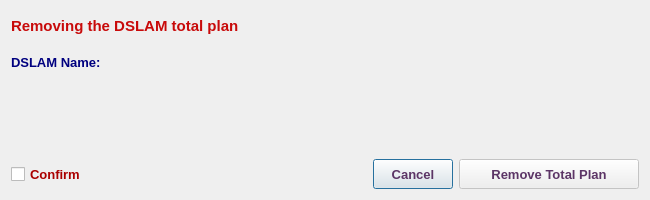
<?xml version="1.0" encoding="UTF-8"?>
<ui version="4.0">
 <class>Mxk819RemovePlanDialog</class>
 <widget class="QDialog" name="Mxk819RemovePlanDialog">
  <property name="geometry">
   <rect>
    <x>0</x>
    <y>0</y>
    <width>650</width>
    <height>200</height>
   </rect>
  </property>
  <property name="sizePolicy">
   <sizepolicy hsizetype="Fixed" vsizetype="Fixed">
    <horstretch>0</horstretch>
    <verstretch>0</verstretch>
   </sizepolicy>
  </property>
  <property name="minimumSize">
   <size>
    <width>650</width>
    <height>200</height>
   </size>
  </property>
  <property name="maximumSize">
   <size>
    <width>650</width>
    <height>200</height>
   </size>
  </property>
  <property name="font">
   <font>
    <family>Tahoma</family>
    <pointsize>10</pointsize>
   </font>
  </property>
  <property name="windowTitle">
   <string>Remove DSLAM/Agg/Metro/BRAS  Plan</string>
  </property>
  <property name="windowIcon">
   <iconset resource="../../../../../image.qrc">
    <normaloff>:/Image/remove.png</normaloff>:/Image/remove.png</iconset>
  </property>
  <layout class="QVBoxLayout" name="verticalLayout">
   <item>
    <widget class="QLabel" name="dslamLbl_2">
     <property name="minimumSize">
      <size>
       <width>400</width>
       <height>30</height>
      </size>
     </property>
     <property name="maximumSize">
      <size>
       <width>16777215</width>
       <height>60</height>
      </size>
     </property>
     <property name="font">
      <font>
       <family>Tahoma</family>
       <pointsize>11</pointsize>
       <weight>75</weight>
       <bold>true</bold>
      </font>
     </property>
     <property name="styleSheet">
      <string notr="true">color: rgb(200, 10, 10);</string>
     </property>
     <property name="text">
      <string>Removing the DSLAM total plan</string>
     </property>
     <property name="alignment">
      <set>Qt::AlignLeading|Qt::AlignLeft|Qt::AlignVCenter</set>
     </property>
     <property name="wordWrap">
      <bool>true</bool>
     </property>
    </widget>
   </item>
   <item>
    <layout class="QHBoxLayout" name="horizontalLayout">
     <item>
      <widget class="QLabel" name="label">
       <property name="minimumSize">
        <size>
         <width>120</width>
         <height>30</height>
        </size>
       </property>
       <property name="maximumSize">
        <size>
         <width>120</width>
         <height>30</height>
        </size>
       </property>
       <property name="font">
        <font>
         <family>Tahoma</family>
         <pointsize>10</pointsize>
         <weight>75</weight>
         <bold>true</bold>
        </font>
       </property>
       <property name="styleSheet">
        <string notr="true">color: rgb(0, 0, 127);</string>
       </property>
       <property name="text">
        <string>DSLAM Name:</string>
       </property>
      </widget>
     </item>
     <item>
      <widget class="QLabel" name="dslamLbl">
       <property name="minimumSize">
        <size>
         <width>400</width>
         <height>30</height>
        </size>
       </property>
       <property name="maximumSize">
        <size>
         <width>16777215</width>
         <height>30</height>
        </size>
       </property>
       <property name="font">
        <font>
         <family>Tahoma</family>
         <pointsize>10</pointsize>
         <weight>75</weight>
         <bold>true</bold>
        </font>
       </property>
       <property name="styleSheet">
        <string notr="true">color: rgb(85, 0, 127);</string>
       </property>
       <property name="text">
        <string/>
       </property>
       <property name="alignment">
        <set>Qt::AlignLeading|Qt::AlignLeft|Qt::AlignVCenter</set>
       </property>
      </widget>
     </item>
    </layout>
   </item>
   <item>
    <spacer name="verticalSpacer">
     <property name="font">
      <font>
       <family>Tahoma</family>
       <pointsize>10</pointsize>
      </font>
     </property>
     <property name="orientation">
      <enum>Qt::Vertical</enum>
     </property>
     <property name="sizeHint" stdset="0">
      <size>
       <width>20</width>
       <height>40</height>
      </size>
     </property>
    </spacer>
   </item>
   <item>
    <layout class="QHBoxLayout" name="horizontalLayout_2">
     <item>
      <widget class="QCheckBox" name="checkBox">
       <property name="minimumSize">
        <size>
         <width>0</width>
         <height>30</height>
        </size>
       </property>
       <property name="maximumSize">
        <size>
         <width>16777215</width>
         <height>30</height>
        </size>
       </property>
       <property name="font">
        <font>
         <family>Tahoma</family>
         <pointsize>10</pointsize>
         <weight>75</weight>
         <bold>true</bold>
        </font>
       </property>
       <property name="styleSheet">
        <string notr="true">color: rgb(170, 0, 0);</string>
       </property>
       <property name="text">
        <string>Confirm</string>
       </property>
      </widget>
     </item>
     <item>
      <spacer name="horizontalSpacer_3">
       <property name="font">
        <font>
         <family>Tahoma</family>
         <pointsize>10</pointsize>
        </font>
       </property>
       <property name="orientation">
        <enum>Qt::Horizontal</enum>
       </property>
       <property name="sizeHint" stdset="0">
        <size>
         <width>40</width>
         <height>20</height>
        </size>
       </property>
      </spacer>
     </item>
     <item>
      <widget class="QPushButton" name="cancelBtn">
       <property name="sizePolicy">
        <sizepolicy hsizetype="Preferred" vsizetype="Preferred">
         <horstretch>0</horstretch>
         <verstretch>0</verstretch>
        </sizepolicy>
       </property>
       <property name="minimumSize">
        <size>
         <width>0</width>
         <height>30</height>
        </size>
       </property>
       <property name="maximumSize">
        <size>
         <width>16777215</width>
         <height>30</height>
        </size>
       </property>
       <property name="font">
        <font>
         <family>Tahoma</family>
         <pointsize>10</pointsize>
         <weight>75</weight>
         <bold>true</bold>
        </font>
       </property>
       <property name="styleSheet">
        <string>color: rgb(92, 53, 102);</string>
       </property>
       <property name="text">
        <string>Cancel</string>
       </property>
      </widget>
     </item>
     <item>
      <widget class="QPushButton" name="okBtn">
       <property name="enabled">
        <bool>false</bool>
       </property>
       <property name="sizePolicy">
        <sizepolicy hsizetype="Preferred" vsizetype="Preferred">
         <horstretch>0</horstretch>
         <verstretch>0</verstretch>
        </sizepolicy>
       </property>
       <property name="minimumSize">
        <size>
         <width>180</width>
         <height>30</height>
        </size>
       </property>
       <property name="maximumSize">
        <size>
         <width>250</width>
         <height>30</height>
        </size>
       </property>
       <property name="font">
        <font>
         <family>Tahoma</family>
         <pointsize>10</pointsize>
         <weight>75</weight>
         <bold>true</bold>
        </font>
       </property>
       <property name="styleSheet">
        <string notr="true">color: rgb(92, 53, 102);</string>
       </property>
       <property name="text">
        <string>Remove Total Plan</string>
       </property>
       <property name="icon">
        <iconset resource="../../../../../image.qrc">
         <normaloff>:/Image/remove.png</normaloff>:/Image/remove.png</iconset>
       </property>
       <property name="iconSize">
        <size>
         <width>20</width>
         <height>20</height>
        </size>
       </property>
      </widget>
     </item>
    </layout>
   </item>
  </layout>
 </widget>
 <tabstops>
  <tabstop>checkBox</tabstop>
  <tabstop>okBtn</tabstop>
  <tabstop>cancelBtn</tabstop>
 </tabstops>
 <resources>
  <include location="../../../../../image.qrc"/>
 </resources>
 <connections/>
</ui>
